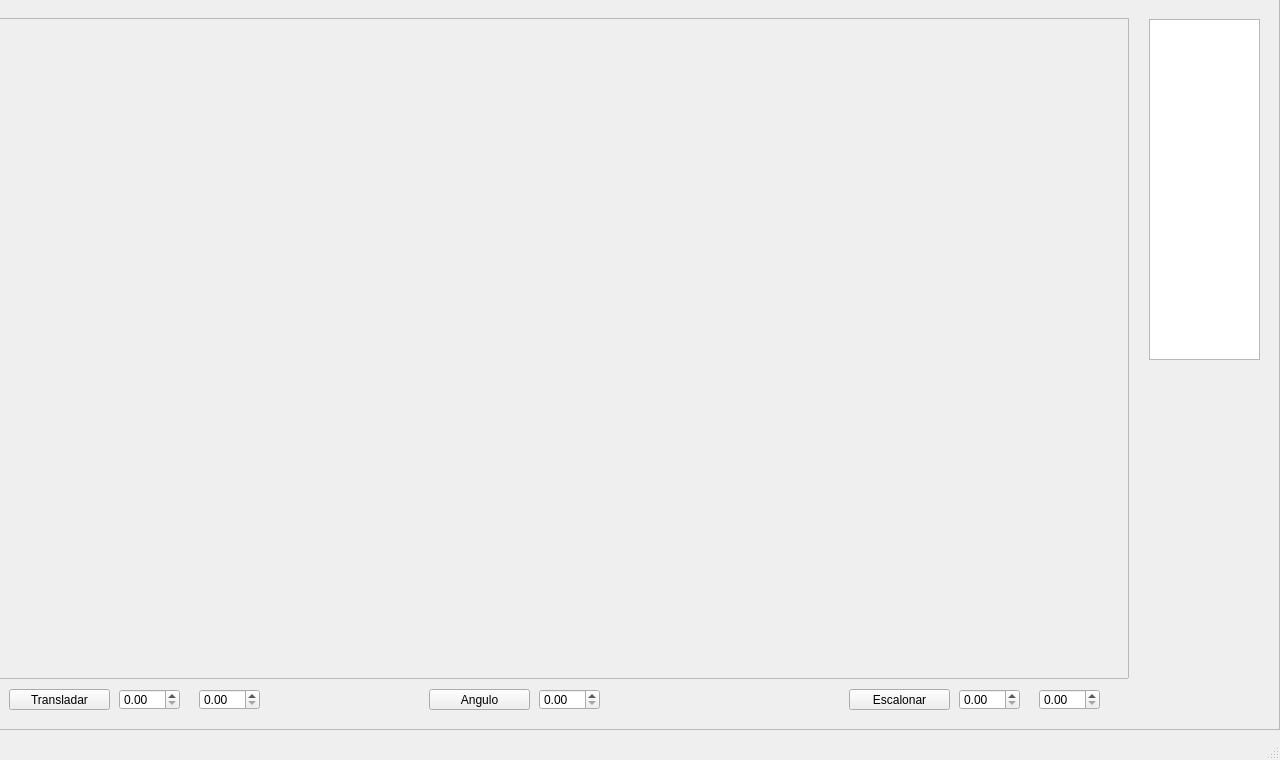
<?xml version="1.0" encoding="UTF-8"?>
<ui version="4.0">
 <class>MainWindow</class>
 <widget class="QMainWindow" name="MainWindow">
  <property name="geometry">
   <rect>
    <x>0</x>
    <y>0</y>
    <width>1280</width>
    <height>760</height>
   </rect>
  </property>
  <property name="maximumSize">
   <size>
    <width>1527</width>
    <height>16777215</height>
   </size>
  </property>
  <property name="windowTitle">
   <string>MainWindow</string>
  </property>
  <widget class="QWidget" name="centralwidget">
   <widget class="QFrame" name="Window">
    <property name="geometry">
     <rect>
      <x>-1</x>
      <y>-1</y>
      <width>1281</width>
      <height>731</height>
     </rect>
    </property>
    <property name="frameShape">
     <enum>QFrame::Shape::StyledPanel</enum>
    </property>
    <property name="frameShadow">
     <enum>QFrame::Shadow::Raised</enum>
    </property>
    <widget class="DrawArea" name="frameDrawArea">
     <property name="geometry">
      <rect>
       <x>-1</x>
       <y>19</y>
       <width>1131</width>
       <height>661</height>
      </rect>
     </property>
     <property name="frameShape">
      <enum>QFrame::Shape::StyledPanel</enum>
     </property>
     <property name="frameShadow">
      <enum>QFrame::Shadow::Raised</enum>
     </property>
    </widget>
    <widget class="QListWidget" name="listObejcts">
     <property name="geometry">
      <rect>
       <x>1150</x>
       <y>20</y>
       <width>111</width>
       <height>341</height>
      </rect>
     </property>
    </widget>
    <widget class="QDoubleSpinBox" name="spinDx">
     <property name="geometry">
      <rect>
       <x>120</x>
       <y>690</y>
       <width>61</width>
       <height>21</height>
      </rect>
     </property>
    </widget>
    <widget class="QDoubleSpinBox" name="spinDy">
     <property name="geometry">
      <rect>
       <x>200</x>
       <y>690</y>
       <width>61</width>
       <height>21</height>
      </rect>
     </property>
    </widget>
    <widget class="QDoubleSpinBox" name="spinSy">
     <property name="geometry">
      <rect>
       <x>1040</x>
       <y>690</y>
       <width>61</width>
       <height>21</height>
      </rect>
     </property>
    </widget>
    <widget class="QDoubleSpinBox" name="spinSx">
     <property name="geometry">
      <rect>
       <x>960</x>
       <y>690</y>
       <width>61</width>
       <height>21</height>
      </rect>
     </property>
    </widget>
    <widget class="QPushButton" name="btnScale">
     <property name="geometry">
      <rect>
       <x>850</x>
       <y>690</y>
       <width>101</width>
       <height>21</height>
      </rect>
     </property>
     <property name="text">
      <string>Escalonar</string>
     </property>
    </widget>
    <widget class="QPushButton" name="btnTranslate">
     <property name="geometry">
      <rect>
       <x>10</x>
       <y>690</y>
       <width>101</width>
       <height>21</height>
      </rect>
     </property>
     <property name="text">
      <string>Transladar</string>
     </property>
    </widget>
    <widget class="QPushButton" name="btnAngle">
     <property name="geometry">
      <rect>
       <x>430</x>
       <y>690</y>
       <width>101</width>
       <height>21</height>
      </rect>
     </property>
     <property name="text">
      <string>Angulo</string>
     </property>
    </widget>
    <widget class="QDoubleSpinBox" name="spinAngle">
     <property name="geometry">
      <rect>
       <x>540</x>
       <y>690</y>
       <width>61</width>
       <height>21</height>
      </rect>
     </property>
    </widget>
   </widget>
  </widget>
  <widget class="QMenuBar" name="menubar">
   <property name="geometry">
    <rect>
     <x>0</x>
     <y>0</y>
     <width>1280</width>
     <height>22</height>
    </rect>
   </property>
  </widget>
  <widget class="QStatusBar" name="statusbar"/>
 </widget>
 <customwidgets>
  <customwidget>
   <class>DrawArea</class>
   <extends>QFrame</extends>
   <header>drawarea.h</header>
   <container>1</container>
  </customwidget>
 </customwidgets>
 <resources/>
 <connections/>
</ui>
